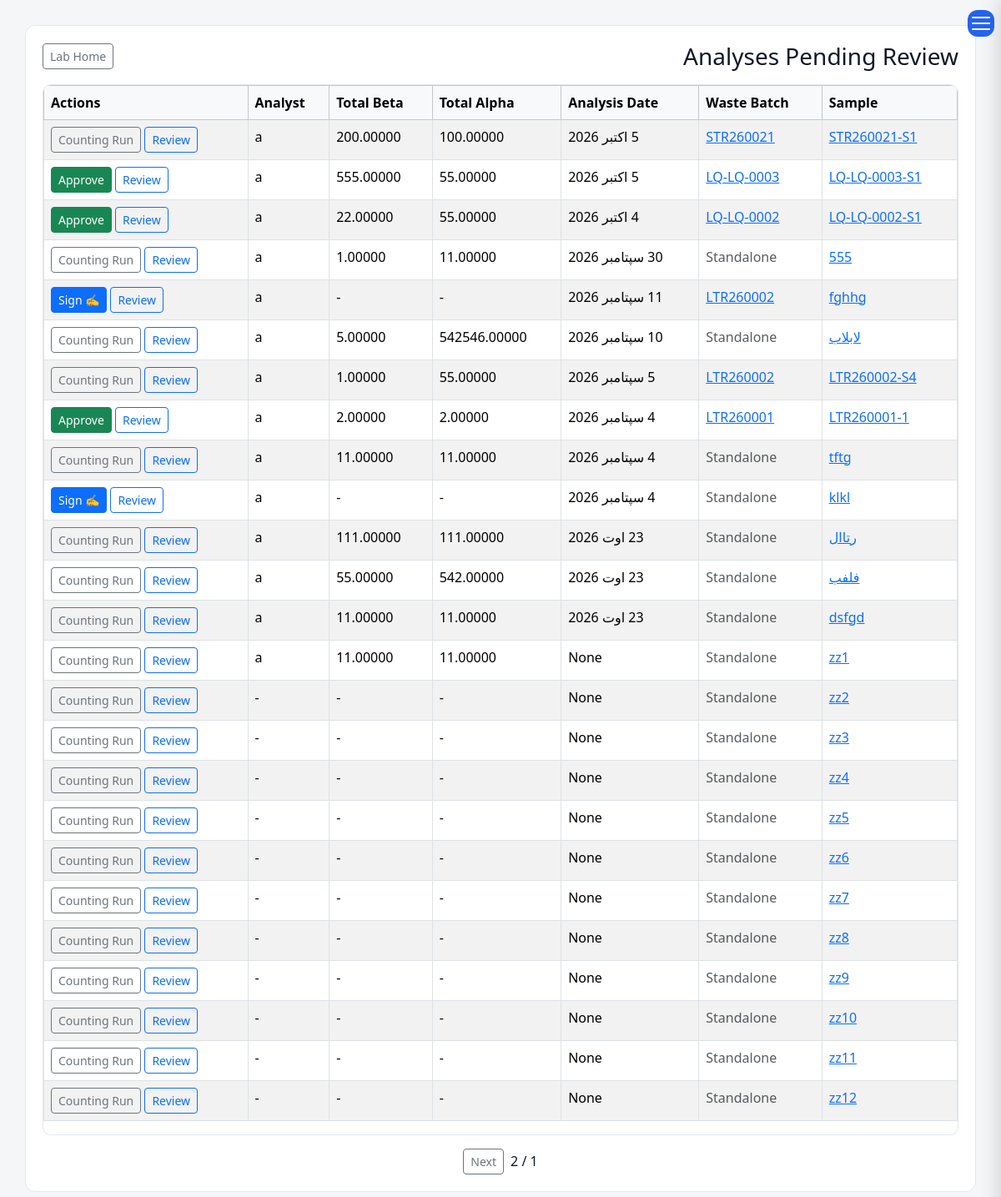
/laboratory/analysis/review/ (signed in), run on the app's committed database.
### laboratory/models.py (models this page shows, shortened)
class Analysis(models.Model):
    sample = models.OneToOneField(
        Sample, verbose_name=_("Sample"), on_delete=models.CASCADE, related_name="analysis"
    )
    counting_run = models.ForeignKey(
        AlphaBetaCountingRun, verbose_name=_("Counting Run"),
        on_delete=models.SET_NULL, null=True, blank=True, related_name="analyses",
    )
    detector_type = models.CharField(_("Detector Type"), max_length=30, choices=CounterType.choices)
    analysis_date = models.DateField(_("Analysis Date"), null=True, blank=True)
    counting_duration_seconds = models.PositiveIntegerField(
        _("Counting Duration (seconds)"), null=True, blank=True,
    )
    total_alpha = models.DecimalField(_("Total Alpha (Bq)"), max_digits=20, decimal_places=5, blank=True, null=True)
    total_beta = models.DecimalField(_("Total Beta (Bq)"), max_digits=20, decimal_places=5, blank=True, null=True)
    alpha_uncertainty = models.DecimalField(_("Alpha uncertainty ±2s"), max_digits=20, decimal_places=5, null=True, blank=True)
    beta_uncertainty = models.DecimalField(_("Beta uncertainty ±2s"), max_digits=20, decimal_places=5, null=True, blank=True)
    alpha_mda = models.DecimalField(_("MDA Alpha"), max_digits=20, decimal_places=5, null=True, blank=True)
    beta_mda = models.DecimalField(_("MDA Beta"), max_digits=20, decimal_places=5, null=True, blank=True)
    analyst = models.ForeignKey(settings.AUTH_USER_MODEL, verbose_name=_("Analyst"), on_delete=models.SET_NULL, null=True)
    approved = models.BooleanField(_("Approved"), default=False)
    is_latest = models.BooleanField(_("Is Latest"), default=True)
    reviewed_by = models.ForeignKey(
        settings.AUTH_USER_MODEL, verbose_name=_("Reviewed By"),
        on_delete=models.SET_NULL, null=True, blank=True, related_name="reviewed_analyses",
    )
    review_date = models.DateField(_("Review Date"), blank=True, null=True)
    analysis_notes = models.TextField(_("Analysis Notes"), blank=True, null=True)
    created_at = models.DateTimeField(_("Created At"), auto_now_add=True)
    result_unit = models.CharField(
        _("Result Unit"), max_length=10, choices=ResultUnit.choices, default=ResultUnit.SAMPLE,
        help_text=_("The unit the values you enter (activity, MDA, uncertainty, total alpha/beta) are "
                    "already in. The app never converts them; the report uses the matching form."),
    )
    class Meta:
        ordering = ["-analysis_date", "-created_at"]
        verbose_name = _("Analysis")
        verbose_name_plural = _("Analyses")

class Sample(models.Model):
    sample_id = models.CharField(_("Sample ID"), max_length=50, unique=True)
    batch = models.ForeignKey(
        WasteBatch, verbose_name=_("Waste Batch"), on_delete=models.PROTECT,
        related_name="samples", null=True, blank=True,
    )
    applicant_name = models.CharField(
        _("Applicant name"), max_length=255, blank=True, null=True,
        help_text=_("Name of the applicant company or unit."),
    )
    sample_type = models.CharField(_("Sample type"), max_length=50, blank=True, null=True)
    description = models.CharField(
        _("Description"), max_length=255, blank=True, null=True,
        help_text=_("For standalone samples not linked to a waste batch."),
    )
    sample_stage = models.CharField(_("Sample Stage"), max_length=20, choices=SampleStage.choices)
    analysis_type = models.CharField(
        _("Analysis type"), max_length=30, choices=CounterType.choices, blank=True, default="",
        help_text=_("Which detector this sample will be counted on — decides which report it gets."),
    )
    sampling_date = models.DateTimeField(_("Sampling Date"))
    sampling_location = models.CharField(_("Sampling location"), max_length=50, blank=True, null=True)
    sample_mass_kg = models.DecimalField(
        _("Sample Mass (kg)"), max_digits=10, decimal_places=5, blank=True, null=True
    )
    sample_volume_ml = models.DecimalField(
        _("Sample Volume (ml)"), max_digits=12, decimal_places=3, null=True, blank=True
    )
    urgent = models.BooleanField(_("Urgent"), default=False)
    status = models.CharField(
        _("Status"), max_length=20, choices=SampleStatus.choices, default=SampleStatus.COLLECTED
    )
    collected_by = models.ForeignKey(
        settings.AUTH_USER_MODEL, verbose_name=_("Collected By"),
        on_delete=models.SET_NULL, null=True, related_name="samples_collected",
    )
    remarks = models.TextField(_("Remarks"), blank=True, null=True)
    sample_code_barcode = models.CharField(
        _("Barcode"), max_length=100, unique=True, blank=True, null=True
    )
    sent_to_lab_date = models.DateField(_("Sent To Lab Date"), blank=True, null=True)
    lab_received_date = models.DateField(_("Lab Received Date"), blank=True, null=True)
    lab_comments = models.TextField(_("Lab Comments"), blank=True, null=True)
    created_at = models.DateTimeField(_("Created At"), auto_now_add=True)
    rejected_by = models.ForeignKey(
        settings.AUTH_USER_MODEL, verbose_name=_("Rejected By"), on_delete=models.SET_NULL,
        null=True, blank=True, related_name="samples_rejected",
    )
    rejected_at = models.DateTimeField(_("Rejected At"), null=True, blank=True)
    rejection_reason = models.TextField(_("Rejection Reason"), blank=True, default="")
    rejection_seen = models.BooleanField(default=True)
    class Meta:
        ordering = ["-urgent", "sampling_date"]
        verbose_name = _("Sample")
        verbose_name_plural = _("Samples")

### waste/models.py (models this page shows, shortened)
class WasteBatch(models.Model):
    waste_id = models.CharField(_("Waste ID"), max_length=100, unique=True)
    waste_type = models.CharField(_("Waste Type"), max_length=10, choices=WasteType.choices)
    waste_class = models.CharField(_("Waste Class"), max_length=10, choices=WasteClass.choices, blank=True, null=True)
    waste_state = models.CharField(
        _("Waste State"), max_length=20, choices=WasteState.choices, default=WasteState.UNPROCESSED
    )
    facility = models.ForeignKey(
        FacilityModel,
        verbose_name=_("Current Facility"),
        on_delete=models.PROTECT,
        related_name="waste_batches",
    )
    origin_facility = models.ForeignKey(
        FacilityModel,
        verbose_name=_("Origin Facility"),
        on_delete=models.SET_NULL,
        null=True,
        blank=True,
        related_name="originated_waste_batches",
    )
    origin_of_waste = models.CharField(_("Origin of Waste"), max_length=20, choices=OriginOfWaste.choices)
    date_received = models.DateField(_("Date Received"), null=True, blank=True)
    description = models.TextField(_("Description"), blank=True, null=True)
    waste_arising_from = models.CharField(_("Waste Arising From"), max_length=100, blank=True, null=True)
    material = models.CharField( _("Material"), max_length=30, choices=MaterialType.choices, blank=True, null=True,)
    container_type = models.CharField(_("Container Type"), max_length=100, blank=True, null=True)
    waste_appearance = models.CharField(
        _("Waste Appearance"), max_length=255, blank=True, null=True,
        help_text=_("Physical appearance: colour, clarity, texture, visible solids…"),
    )
    hardness = models.DecimalField(_("Hardness"), max_digits=10, decimal_places=3, blank=True, null=True)
    mass_kg = models.DecimalField(
        _("Mass (kg)"), max_digits=12, decimal_places=3, blank=True, null=True,
        help_text=_("Total mass of the batch as held (including packaging, if any)."),
    )
    volume_m3 = models.DecimalField(_("Volume (m³)"), max_digits=12, decimal_places=3, blank=True, null=True)
    dose_rate_surface_uSv = models.DecimalField(
        _("Surface Dose Rate (µSv/h)"), max_digits=12, decimal_places=3, blank=True, null=True
    )
    dose_rate_1m_uSv = models.DecimalField(
        _("Dose Rate @ 1m (µSv/h)"), max_digits=12, decimal_places=3, blank=True, null=True
    )
    dose_rate_date = models.DateField(_("Dose Measurement Date"), null=True, blank=True)
    alpha_contamination_bq_cm2 = models.DecimalField(
        _("Alpha Contamination (Bq/cm²)"), max_digits=12, decimal_places=5, blank=True, null=True
    )
    beta_gamma_contamination_bq_cm2 = models.DecimalField(
        _("Beta/Gamma Contamination (Bq/cm²)"), max_digits=20, decimal_places=5, blank=True, null=True
    )
    ph = models.DecimalField(_("pH"), max_digits=5, decimal_places=2, blank=True, null=True)
    density = models.DecimalField(_("Density"), max_digits=10, decimal_places=4, blank=True, null=True)
    total_solids = models.DecimalField(_("Total Solids"), max_digits=10, decimal_places=4, blank=True, null=True)
    suspended_solids = models.DecimalField(
        _("Suspended Solids"), max_digits=10, decimal_places=4, blank=True, null=True
    )
    soluble_solids = models.DecimalField(_("Soluble Solids"), max_digits=10, decimal_places=4, blank=True, null=True)
    possible_pretreatment = models.CharField(
        _("Possible Pre-Treatment"), max_length=30, choices=PreTreatmentOption.choices, blank=True, null=True
    )
    possible_treatment = models.CharField(
        _("Possible Treatment"), max_length=30, choices=TreatmentOption.choices, blank=True, null=True
    )
    pretreatment = models.CharField(
        _("Pre-Treatment Applied"), max_length=30, choices=PreTreatmentOption.choices, blank=True, null=True
    )
    treatment = models.CharField(
        _("Treatment Applied"), max_length=30, choices=TreatmentOption.choices, blank=True, null=True
    )
    package_type = models.CharField( _("Package Type"), max_length=20, choices=PackageType.choices, blank=True, null=True,)
    waste_matrix = models.CharField(_("Waste Matrix"), max_length=100, blank=True, null=True)
    waste_to_matrix_ratio = models.DecimalField(
        _("Waste to Matrix Ratio"), max_digits=10, decimal_places=4, blank=True, null=True
    )
    waste_mass_kg = models.DecimalField(
        _("Waste Mass (kg)"), max_digits=12, decimal_places=3, blank=True, null=True,
        help_text=_("Mass of the waste itself, without matrix/package."),
    )
    package_mass_kg = models.DecimalField(
        _("Package Mass (kg)"), max_digits=12, decimal_places=3, blank=True, null=True
    )
    package_volume_m3 = models.DecimalField(
        _("Package Volume (m³)"), max_digits=12, decimal_places=3, blank=True, null=True
    )
    location = models.CharField(_("Storage Location"), max_length=100, blank=True, null=True)
    status = models.CharField(
        _("Status"), max_length=20, choices=BatchStatus.choices, default=BatchStatus.STORED
    )
    status_date = models.DateField(_("Status Date"), null=True, blank=True)
    attachment = models.FileField(
        _("Attachment"),
        upload_to="waste/attachments/",
        validators=[validate_attachment],
        blank=True,
        null=True,
    )
    created_by = models.ForeignKey(
        settings.AUTH_USER_MODEL,
        verbose_name=_("Created By"),
        on_delete=models.SET_NULL,
        null=True,
        related_name="created_batches",
    )
    created_at = models.DateTimeField(_("Created At"), auto_now_add=True)
    updated_at = models.DateTimeField(_("Updated At"), auto_now=True)
    history = HistoricalRecords()
    class Meta:
        ordering = ("-created_at", "waste_id")
        verbose_name = _("Waste Batch")
        verbose_name_plural = _("Waste Batches")
        indexes = [
            models.Index(fields=["status"]),
            models.Index(fields=["facility", "status"]),
            models.Index(fields=["waste_type", "waste_state"]),
        ]

### laboratory/views.py (the view)
# urls.py: path("analysis/review/", views.analysis_review_queue, name="analysis_review_queue"),
def analysis_review_queue(request):
    queryset = (
        Analysis.objects
        .filter(approved=False)
        .select_related("sample", "sample__batch", "analyst")
        .order_by("-analysis_date")
    )
    paginator = Paginator(queryset, 25)
    page_obj = paginator.get_page(request.GET.get("page"))
    return render(request, "laboratory/analysis_review_queue.html", {"page_obj": page_obj})

### templates/laboratory/analysis_review_queue.html (shortened to what this page needs)
{% extends "base.html" %}
{% load i18n %}
{% block content %}
<div class="content">
<div class="d-flex justify-content-between align-items-center mb-3">
    <h3 class="mb-0">{% trans "Analyses Pending Review" %}</h3>
    <a href="{% url 'lab_home' %}" class="btn btn-outline-secondary btn-sm">{% trans "Lab Home" %}</a>
</div>
<div class="table-scroll">
<table class="table table-bordered table-striped">
<thead class="table-light">
<tr>
    <th>{% trans "Sample" %}</th>
    <th>{% trans "Waste Batch" %}</th>
    <th>{% trans "Analysis Date" %}</th>
    <th>{% trans "Total Alpha" %}</th>
    <th>{% trans "Total Beta" %}</th>
    <th>{% trans "Analyst" %}</th>
    <th>{% trans "Actions" %}</th>
</tr>
</thead>
<tbody>
{% for a in page_obj %}
<tr>
    <td><a href="{% url 'sample_detail' a.sample.pk %}">{{ a.sample.sample_id }}</a></td>
    <td>
        {% if a.sample.batch %}
            <a href="{% url 'waste_detail' a.sample.batch.pk %}">{{ a.sample.batch.waste_id }}</a>
        {% else %}
            <span class="text-muted">{% trans "Standalone" %}</span>
        {% endif %}
    </td>
    <td>{{ a.analysis_date }}</td>
    <td>{{ a.total_alpha|default:"-" }}</td>
    <td>{{ a.total_beta|default:"-" }}</td>
    <td>{{ a.analyst|default:"-" }}</td>
    <td>
        <a href="{% url 'sample_detail' a.sample.pk %}" class="btn btn-sm btn-outline-primary">{% trans "Review" %}</a>
        {% if a.approvals.all %}
            <a href="{% url 'lab_report_sign' 'gamma' a.pk %}" class="btn btn-sm btn-primary">✍ {% trans "Sign" %}</a>
        {% elif a.counting_run %}
            <a href="{% url 'counting_run_detail' a.counting_run.pk %}" class="btn btn-sm btn-outline-secondary">{% trans "Counting Run" %}</a>
        {% else %}
            <form method="post" action="{% url 'analysis_approve' a.pk %}" class="d-inline">
                <button type="submit" class="btn btn-sm btn-success">{% trans "Approve" %}</button>
            </form>
        {% endif %}
    </td>
</tr>
{% empty %}
<tr><td colspan="7" class="text-center">{% trans "Nothing pending review." %}</td></tr>
{% endfor %}
</tbody>
</table>
</div>
{% if page_obj.paginator.num_pages > 1 %}
<div class="d-flex justify-content-center gap-2 mt-3">
    <span class="align-self-center">{{ page_obj.number }} / {{ page_obj.paginator.num_pages }}</span>
    {% if page_obj.has_next %}<a class="btn btn-sm btn-outline-secondary" href="?page={{ page_obj.next_page_number }}">{% trans "Next" %}</a>{% endif %}
</div>
{% endif %}
</div>
{% endblock %}

### static/css/base.css (style rules this page uses)
* { margin:0; padding:0; box-sizing:border-box; }
html.rtl { font-family:Vazirmatn,sans-serif; }
:root { --bg: #f5f6f8; --card: #ffffff; --text: #111827; --muted: #6b7280; --border: #e5e7eb; --primary: #2563eb; --sidebar: #1f2937; --sidebar-text: #374151; }
body { background: var(--bg); color: var(--text); }
.content { background: var(--card); padding: 20px; border-radius: 12px; border: 1px solid var(--border); }
th, td { padding: 12px; border-bottom: 1px solid var(--border); text-align: left; }
th { background: rgba(0,0,0,0.03); }
button { background: var(--primary); color: white; padding: 8px 14px; border: none; border-radius: 8px; cursor: pointer; }
table { width: max-content; min-width: 100%; border-collapse: collapse; }
.table-scroll { height: calc(100vh - 220px); overflow: auto; border: 1px solid var(--border); border-radius: 10px; background: var(--card); }
table thead th { position: sticky; top: 0; background: var(--card); z-index: 10; }

### data on the page
Analysis: sample.sample_id "STR260021-S1", sample.batch.waste_id "STR260021", analysis_date "5 اکتبر 2026", total_alpha "100.00000", total_beta "200.00000", analyst "a"
Analysis: sample.sample_id "LQ-LQ-0003-S1", sample.batch.waste_id "LQ-LQ-0003", analysis_date "5 اکتبر 2026", total_alpha "55.00000", total_beta "555.00000", analyst "a"
Analysis: sample.sample_id "LQ-LQ-0002-S1", sample.batch.waste_id "LQ-LQ-0002", analysis_date "4 اکتبر 2026", total_alpha "55.00000", total_beta "22.00000", analyst "a"
Analysis: sample.sample_id "555", analysis_date "30 سپتامبر 2026", total_alpha "11.00000", total_beta "1.00000", analyst "a"
Analysis: sample.sample_id "fghhg", sample.batch.waste_id "LTR260002", analysis_date "11 سپتامبر 2026", total_alpha "-", total_beta "-", analyst "a"
Analysis: sample.sample_id "لابلاب", analysis_date "10 سپتامبر 2026", total_alpha "542546.00000", total_beta "5.00000", analyst "a"
Analysis: sample.sample_id "LTR260002-S4", sample.batch.waste_id "LTR260002", analysis_date "5 سپتامبر 2026", total_alpha "55.00000", total_beta "1.00000", analyst "a"
Analysis: sample.sample_id "LTR260001-1", sample.batch.waste_id "LTR260001", analysis_date "4 سپتامبر 2026", total_alpha "2.00000", total_beta "2.00000", analyst "a"
Analysis: sample.sample_id "tftg", analysis_date "4 سپتامبر 2026", total_alpha "11.00000", total_beta "11.00000", analyst "a"
Analysis: sample.sample_id "klkl", analysis_date "4 سپتامبر 2026", total_alpha "-", total_beta "-", analyst "a"
Analysis: sample.sample_id "رتاال", analysis_date "23 اوت 2026", total_alpha "111.00000", total_beta "111.00000", analyst "a"
Analysis: sample.sample_id "فلفب", analysis_date "23 اوت 2026", total_alpha "542.00000", total_beta "55.00000", analyst "a"
Analysis: sample.sample_id "dsfgd", analysis_date "23 اوت 2026", total_alpha "11.00000", total_beta "11.00000", analyst "a"
Analysis: sample.sample_id "zz1", analysis_date "None", total_alpha "11.00000", total_beta "11.00000", analyst "a"
Analysis: sample.sample_id "zz2", analysis_date "None", total_alpha "-", total_beta "-", analyst "-"
Analysis: sample.sample_id "zz3", analysis_date "None", total_alpha "-", total_beta "-", analyst "-"
Analysis: sample.sample_id "zz4", analysis_date "None", total_alpha "-", total_beta "-", analyst "-"
Analysis: sample.sample_id "zz5", analysis_date "None", total_alpha "-", total_beta "-", analyst "-"
Analysis: sample.sample_id "zz6", analysis_date "None", total_alpha "-", total_beta "-", analyst "-"
Analysis: sample.sample_id "zz7", analysis_date "None", total_alpha "-", total_beta "-", analyst "-"
Analysis: sample.sample_id "zz8", analysis_date "None", total_alpha "-", total_beta "-", analyst "-"
Analysis: sample.sample_id "zz9", analysis_date "None", total_alpha "-", total_beta "-", analyst "-"
Analysis: sample.sample_id "zz10", analysis_date "None", total_alpha "-", total_beta "-", analyst "-"
Analysis: sample.sample_id "zz11", analysis_date "None", total_alpha "-", total_beta "-", analyst "-"
Analysis: sample.sample_id "zz12", analysis_date "None", total_alpha "-", total_beta "-", analyst "-"

### other printed values
{{ page_obj.number }} "1"
{{ page_obj.paginator.num_pages }} "2"
